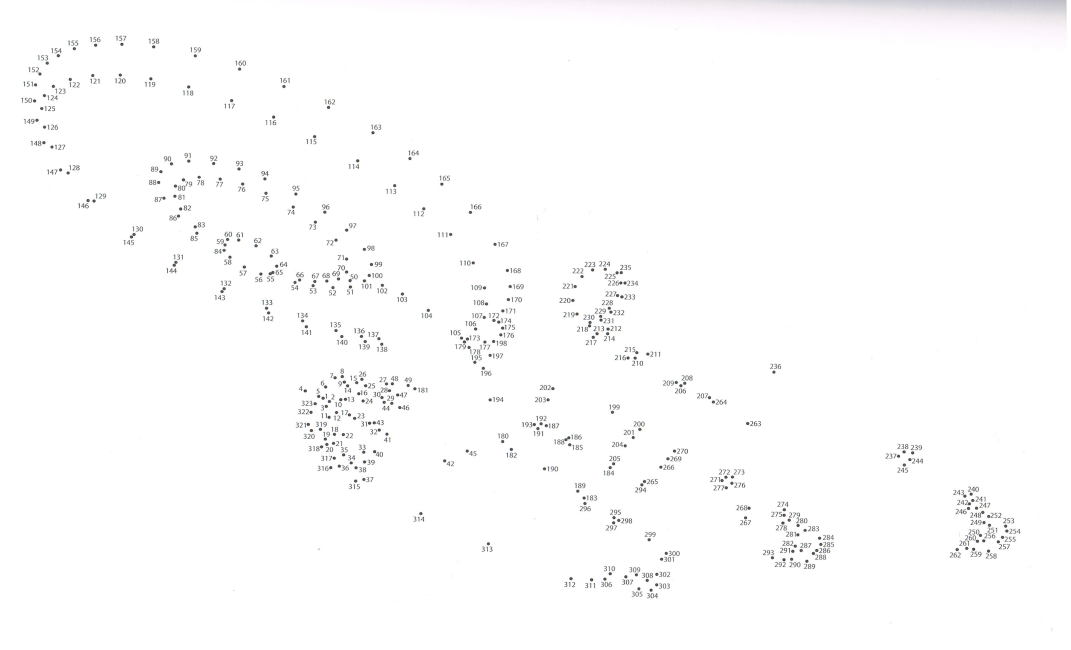
#> input picture img/1.jpg, 3211 x 1948 px (shown at 1/3 size)
$ python run.py
#> lines starting #> are read from the running program, lines starting #| are printed output that depends on the picture; after the words box and inside, x2 and y2 are one past the last pixel; in counts of white or black regions, pixels touching at a corner belong together
#> in run, image is the input picture: shape (1948, 3211, 3); mean B, G, R 252.7, 252.6, 252.7
### image_processing/dots_detection.py
import cv2
import numpy as np


def is_circle(image, circle):
    """
    Checks if the image contains a circle in an area described by (x, y, r).

    :param image: image in greyscale
    :param circle: circle - (x, y, r)
    :return: whether (x, y, r) circle is found in the image
    """
    x, y, r = circle
    offset = r + 3
    # if found circle is on the edge of the image
    if (image.shape[1] < x+offset or x-offset < 0) or (image.shape[0] < y+offset < 0 or y-offset < 0):
        return False

    # part of the image that should contain a circle
    img_crop = image[y-offset:y+1+offset, x-offset:x+1+offset]

    # calculate the reference circle area
    mask_circle = np.zeros((img_crop.shape[0], img_crop.shape[1]), dtype=np.uint8)
    cv2.circle(mask_circle, (offset, offset), r, color=255, thickness=cv2.FILLED)
    mask_circle_inv = np.bitwise_not(mask_circle)
    ref_circle_field = np.count_nonzero(mask_circle)
    ref_circle_inv_field = img_crop.size - ref_circle_field

    # calculate the area of the circle described by (x, y, r)
    found_circle_field = np.count_nonzero(cv2.bitwise_and(img_crop, img_crop, mask=mask_circle))
    found_circle_inv_field = np.count_nonzero(cv2.bitwise_and(img_crop, img_crop, mask=mask_circle_inv))

    if found_circle_field > int(0.7 * ref_circle_field) and found_circle_inv_field < int(ref_circle_inv_field * 0.3):
        return True
    else:
        return False


def detect_dots(image):
    """
    Returns a list containing position (x, y) and radius r of dots found in the image.

    :param image: processed image
    :return: list of dots in (x, y, r) format
    """
    gray = cv2.cvtColor(image, cv2.COLOR_BGR2GRAY)
    gray_blur = cv2.blur(gray, (3, 3))
    _, gray_thresh = cv2.threshold(gray, 150, 255, cv2.THRESH_BINARY_INV)
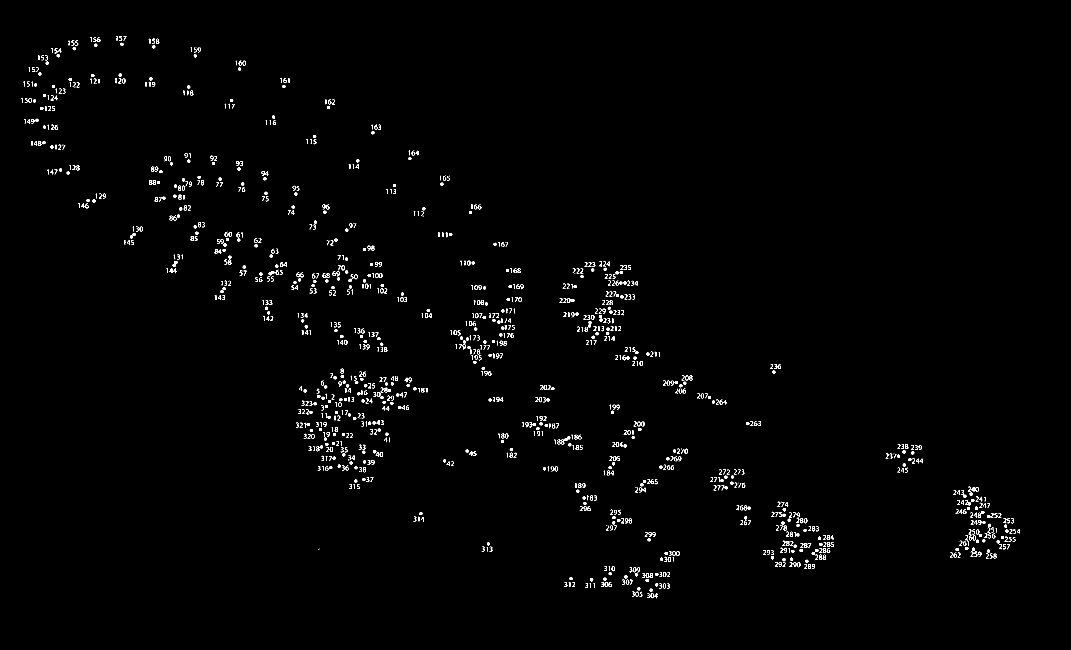
#> gray_thresh: shape (1948, 3211) (shown at 1/3 size); 0.9% white; 1252 white regions (95 under 20 px), largest, box (x1, y1, x2, y2) and area: (1684, 1309, 1711, 1333) 179, (806, 813, 823, 826) 133, (518, 783, 533, 800) 132

    circles = cv2.HoughCircles(gray_blur, method=cv2.HOUGH_GRADIENT, dp=1, minDist=2, param1=50, param2=5,
                               minRadius=4, maxRadius=8)
    circles = np.int16(np.around(circles))[0]

    circles = [circle for circle in circles if is_circle(gray_thresh, circle)]
#> in is_circle, `img_crop = image[y-offset:y+1+offset, x-offset:x+1+offset]`:
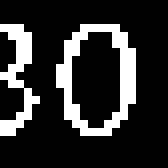
#> img_crop: shape (21, 21) (shown 8 times larger); 18.6% white in thin lines or dots, all inside (x1, y1, x2, y2) = (0, 3, 17, 17)
#> in is_circle, `cv2.circle(mask_circle, (offset, offset), r, color=255, thickness=cv2...`:
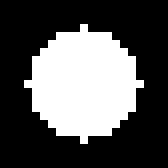
#> mask_circle: shape (21, 21) (shown 8 times larger); 33.8% white; 1 white region, box (x1, y1, x2, y2) and area: (3, 3, 18, 18) 149
#> in is_circle, `found_circle_field = np.count_nonzero(cv2.bitwise_and(img_crop, img_cr..`: found_circle_field = 46
#> in is_circle, `found_circle_inv_field = np.count_nonzero(cv2.bitwise_and(img_crop, im..`: found_circle_inv_field = 36
#> in is_circle (call 5), `img_crop = image[y-offset:y+1+offset, x-offset:x+1+offset]`:
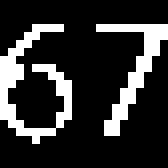
#> img_crop: shape (21, 21) (shown 8 times larger); 19% white in thin lines or dots, all inside (x1, y1, x2, y2) = (0, 3, 21, 18)
#> in is_circle (call 5), `found_circle_field = np.count_nonzero(cv2.bitwise_and(img_crop, img_cr..`: found_circle_field = 28
#> in is_circle (call 5), `found_circle_inv_field = np.count_nonzero(cv2.bitwise_and(img_crop, im..`: found_circle_inv_field = 56
#> in is_circle (call 17), `img_crop = image[y-offset:y+1+offset, x-offset:x+1+offset]`:
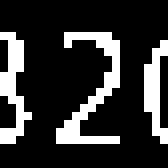
#> img_crop: shape (21, 21) (shown 8 times larger); 19.7% white in thin lines or dots, all inside (x1, y1, x2, y2) = (0, 4, 21, 18)
#> in is_circle (call 17), `found_circle_field = np.count_nonzero(cv2.bitwise_and(img_crop, img_cr..`: found_circle_field = 32
#> in is_circle (call 17), `found_circle_inv_field = np.count_nonzero(cv2.bitwise_and(img_crop, im..`: found_circle_inv_field = 55
#> in is_circle (call 32), `img_crop = image[y-offset:y+1+offset, x-offset:x+1+offset]`:
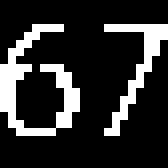
#> img_crop: shape (21, 21) (shown 8 times larger); 18.4% white in thin lines or dots, all inside (x1, y1, x2, y2) = (0, 3, 21, 17)
#> in is_circle (call 32), `found_circle_field = np.count_nonzero(cv2.bitwise_and(img_crop, img_cr..`: found_circle_field = 27
#> in is_circle (call 32), `found_circle_inv_field = np.count_nonzero(cv2.bitwise_and(img_crop, im..`: found_circle_inv_field = 54
#> in is_circle (call 33), `img_crop = image[y-offset:y+1+offset, x-offset:x+1+offset]`:
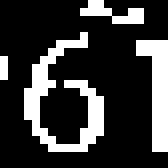
#> img_crop: shape (21, 21) (shown 8 times larger); 22.7% white in thin lines or dots
#> in is_circle (call 33), `found_circle_field = np.count_nonzero(cv2.bitwise_and(img_crop, img_cr..`: found_circle_field = 37
#> in is_circle (call 33), `found_circle_inv_field = np.count_nonzero(cv2.bitwise_and(img_crop, im..`: found_circle_inv_field = 63
#> circles = 327 items, first 6: [566, 260, 5], [716, 506, 5], [1842, 1552, 5], [156, 440, 5], [222, 146, 5], [542, 626, 5]

    return circles

### classify/classify.py
import joblib

from classify.hog import HOG


class Classifier:
    def __init__(self, model_path):
        self.model = joblib.load(model_path)
        self.hog = HOG()

    # [4 lines left out: function predict, not called in this run]

### run.py
import argparse
import cv2
from time import strftime

from classify.classify import Classifier
from image_processing.dots_detection import detect_dots
from image_processing.number_detection import detect_numbers


def run(model_path, image_path, out_path):
    image = cv2.imread(image_path, cv2.IMREAD_COLOR)

    dots = detect_dots(image)
#> dots has the same summary as circles in detect_dots
    classifier = Classifier(model_path)
    num_dots = detect_numbers(image, dots, classifier)

    num_dots.sort(key=lambda dot: dot['number'])
    for i in range(1, len(num_dots)):
        cv2.line(image, num_dots[i-1]['dot'], num_dots[i]['dot'], (255, 10, 10), 2)

    cv2.imwrite(f'{out_path}out_{strftime("%m_%d__%H_%M")}.png', image)


if __name__ == '__main__':
    parser = argparse.ArgumentParser()
    parser.add_argument('--model', '-m', help="a model path", type=str, default='classify/models/svm.cpickle')
    parser.add_argument('--image', '-i', help="an input image path", type=str, default='img/1.jpg')
    parser.add_argument('--out', '-o', help="a output image path", type=str, default='img/')

    args = parser.parse_args()
    model_path = args.model
    image_path = args.image
    out_path = args.out

#> (the run stopped early here; a loop or call above may not have finished)

$ run again, with img/3.jpg copied over img/1.jpg
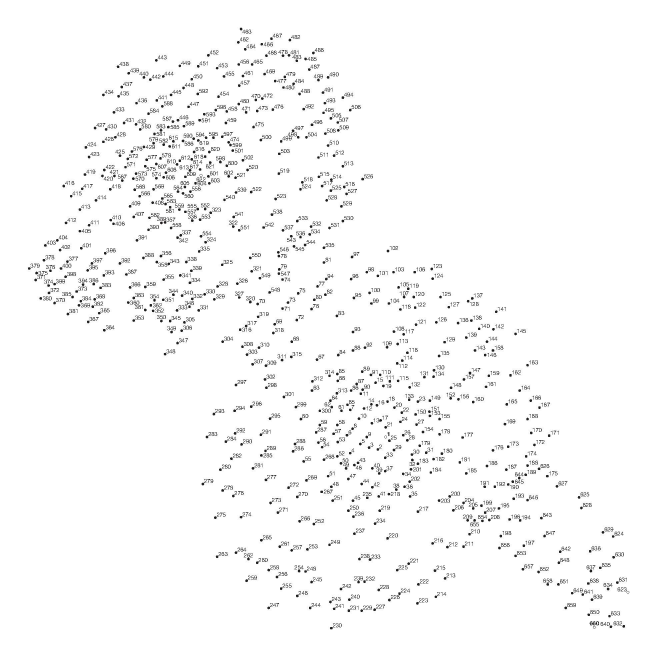
#> input picture img/3.jpg, 1970 x 1970 px (shown at 1/3 size)
#> in run, image is the input picture: shape (1970, 1970, 3); mean B, G, R 248.8, 248.8, 248.8
#> in detect_dots, `_, gray_thresh = cv2.threshold(gray, 150, 255, cv2.THRESH_BINARY_INV)`:
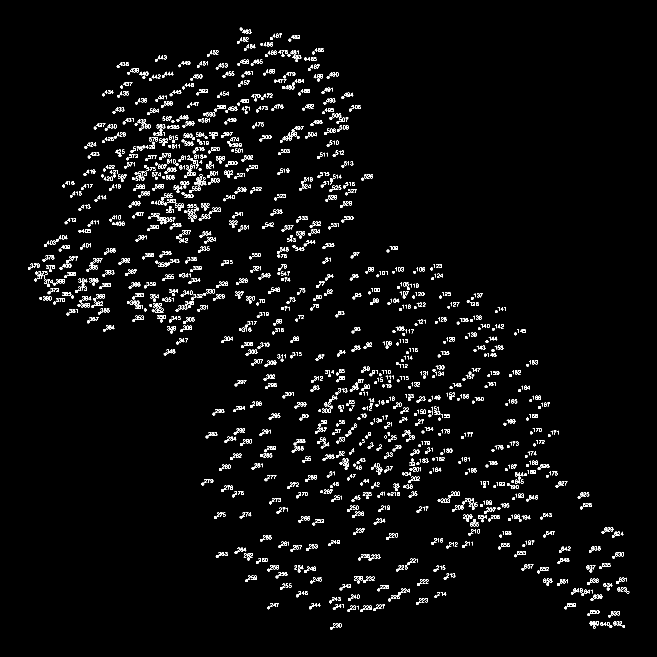
#> gray_thresh: shape (1970, 1970) (shown at 1/3 size); 2.6% white; 2386 white regions (235 under 20 px), largest, box (x1, y1, x2, y2) and area: (590, 532, 616, 556) 201, (112, 813, 134, 837) 136, (1191, 1766, 1210, 1797) 130
#> found_circle_field = 20
#> found_circle_inv_field = 0
#> img_crop: shape (21, 21); 27.9% white in thin lines or dots, all inside (x1, y1, x2, y2) = (0, 3, 21, 21)
#> mask_circle: shape (21, 21); 33.8% white; 1 white region, box (x1, y1, x2, y2) and area: (3, 3, 18, 18) 149
#> img_crop: shape (21, 21); 37.4% white; 4 white regions, box (x1, y1, x2, y2) and area: (14, 3, 21, 21) 71, (5, 3, 13, 15) 45, (4, 17, 12, 21) 28, (0, 2, 3, 15) 21
#> img_crop: shape (21, 21); 26.5% white in thin lines or dots, all inside (x1, y1, x2, y2) = (0, 0, 17, 21)
#> img_crop: shape (21, 21); 21.5% white; 4 white regions (2 under 20 px), largest, box (x1, y1, x2, y2) and area: (10, 3, 18, 15) 45, (10, 16, 18, 21) 32
#> img_crop: shape (21, 21); 23.6% white in thin lines or dots
#> img_crop: shape (21, 21); 19.7% white in thin lines or dots
#> img_crop: shape (21, 21); 21.8% white in thin lines or dots, all inside (x1, y1, x2, y2) = (0, 5, 21, 17)
#> img_crop: shape (21, 21); 24.7% white in thin lines or dots, all inside (x1, y1, x2, y2) = (1, 4, 21, 21)
#> img_crop: shape (21, 21); 16.6% white in thin lines or dots, all inside (x1, y1, x2, y2) = (4, 6, 21, 21)
#> img_crop: shape (21, 21); 23.1% white in thin lines or dots, all inside (x1, y1, x2, y2) = (0, 0, 17, 17)
#> img_crop: shape (21, 21); 20.9% white in thin lines or dots, all inside (x1, y1, x2, y2) = (0, 5, 20, 17)
#> img_crop: shape (21, 21); 20.2% white in thin lines or dots, all inside (x1, y1, x2, y2) = (1, 5, 18, 21)
#> img_crop: shape (21, 21); 21.3% white in thin lines or dots, all inside (x1, y1, x2, y2) = (0, 5, 21, 21)
#> img_crop: shape (21, 21); 22.9% white; 3 white regions, box (x1, y1, x2, y2) and area: (11, 6, 19, 18) 37, (2, 0, 10, 5) 33, (0, 6, 10, 18) 31
#> img_crop: shape (21, 21); 20.9% white in thin lines or dots, all inside (x1, y1, x2, y2) = (0, 0, 21, 17)
#> img_crop: shape (21, 21); 18.1% white in thin lines or dots, all inside (x1, y1, x2, y2) = (0, 4, 21, 16)
#> img_crop: shape (21, 21); 15.6% white in thin lines or dots, all inside (x1, y1, x2, y2) = (0, 4, 17, 16)
#> img_crop: shape (21, 21); 20.4% white in thin lines or dots, all inside (x1, y1, x2, y2) = (1, 6, 18, 18)
#> img_crop: shape (21, 21); 19.7% white in thin lines or dots, all inside (x1, y1, x2, y2) = (0, 0, 21, 16)
#> img_crop: shape (21, 21); 22.4% white in thin lines or dots, all inside (x1, y1, x2, y2) = (0, 0, 21, 18)
#> img_crop: shape (21, 21); 18.6% white in thin lines or dots, all inside (x1, y1, x2, y2) = (0, 5, 20, 21)
#> img_crop: shape (21, 21); 25.4% white; 3 white regions, box (x1, y1, x2, y2) and area: (10, 2, 18, 14) 45, (1, 16, 9, 21) 36, (1, 2, 9, 14) 31
#> img_crop: shape (21, 21); 20% white in thin lines or dots, all inside (x1, y1, x2, y2) = (0, 6, 21, 18)
#> img_crop: shape (21, 21); 35.4% white; 5 white regions (2 under 20 px), largest, box (x1, y1, x2, y2) and area: (8, 3, 17, 21) 84, (0, 3, 7, 15) 37, (0, 17, 6, 21) 23
#> img_crop: shape (21, 21); 26.5% white in thin lines or dots
#> img_crop: shape (21, 21); 20% white in thin lines or dots, all inside (x1, y1, x2, y2) = (3, 0, 20, 21)
#> img_crop: shape (21, 21); 23.6% white in thin lines or dots, all inside (x1, y1, x2, y2) = (4, 0, 21, 17)
#> img_crop: shape (21, 21); 21.8% white in thin lines or dots, all inside (x1, y1, x2, y2) = (0, 4, 20, 21)
#> img_crop: shape (21, 21); 18.1% white in thin lines or dots
#> img_crop: shape (21, 21); 18.1% white in thin lines or dots, all inside (x1, y1, x2, y2) = (1, 4, 21, 16)
#> img_crop: shape (21, 21); 19.5% white in thin lines or dots, all inside (x1, y1, x2, y2) = (0, 5, 17, 17)
#> in is_circle (call 40), `img_crop = image[y-offset:y+1+offset, x-offset:x+1+offset]`:
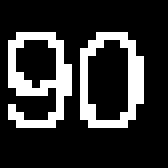
#> img_crop: shape (21, 21) (shown 8 times larger); 19.5% white in thin lines or dots, all inside (x1, y1, x2, y2) = (1, 4, 18, 16)
#> found_circle_field = 51
#> found_circle_inv_field = 35
#> circles = 381 items, first 6: [1140, 1260, 5], [992, 540, 5], [936, 374, 4], [452, 916, 4], [1028, 292, 4], [1290, 1202, 4]
#> dots has the same summary as circles in detect_dots
